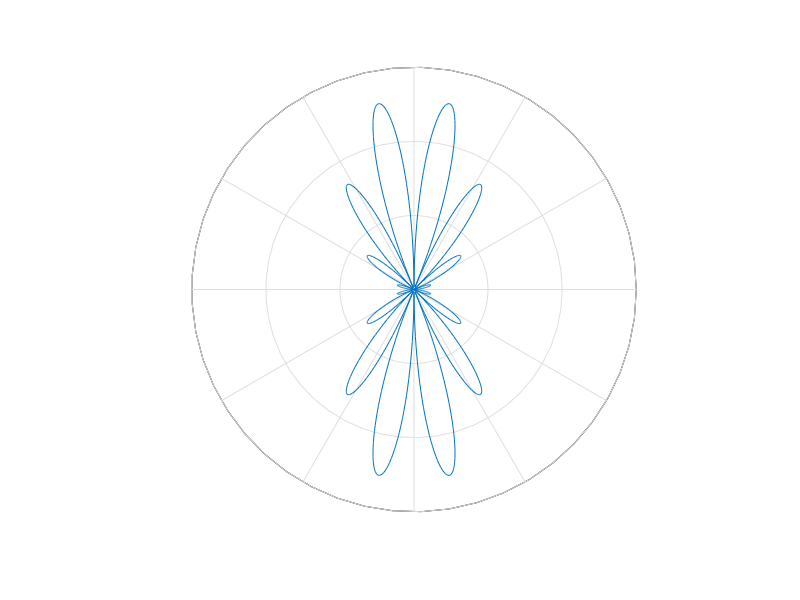

This chart was generated by the following MATLAB code:
% Diagrama de radiação de um agregado de N = 10 antenas isotrópicas
% no plano equatorial theta = pi/2: psi = phi - Método de Schelkunoff
% Método de Schelkunoff

clear all;
close all;

n_max = 1000; nr_nulos = 9;
theta_min=0;
theta_max=2*pi;

phi_nulos = [0 pi/8 pi/4 3*pi/8 pi/2 5*pi/8 3*pi/4 7*pi/8 pi];

for n=1:nr_nulos
	u=(pi/2)*cos(phi_nulos(n));
	zeta_zeros(n)=exp(-i*u);
end

for n=1:n_max
	theta(n)=(theta_max-theta_min)*(n-1)/(n_max-1)+theta_min;
	u=(pi/2)*cos(theta(n));
	zeta=exp(-i*u);
	F=((zeta-zeta_zeros(1))*(zeta-zeta_zeros(2))*(zeta-zeta_zeros(3))*(zeta-zeta_zeros(4))*(zeta-zeta_zeros(5))*(zeta-zeta_zeros(6))*(zeta-zeta_zeros(7))*(zeta-zeta_zeros(8))*(zeta-zeta_zeros(9)));
	rho(n)=abs(F);
end

polar(theta,rho);
t = findall(gcf,'type','text');
delete(t);